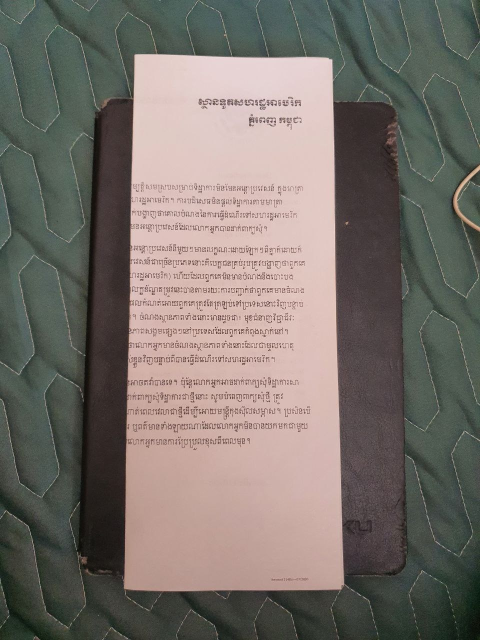
#> input picture Dataset/Rotate/Correct/Image/13.jpg, 960 x 1280 px, given in place of whitebackground.mp4, which was not available (shown at 1/2 size)
$ python main.py   (older library calls are emulated)
#> lines starting #> are read from the running program, lines starting #| are printed output that depends on the picture; after the words box and inside, x2 and y2 are one past the last pixel; in counts of white or black regions, pixels touching at a corner belong together; long printed decimals are rounded; pictures that were not available may be replaced by others from this repository, and a replacement may not be noted
### Program/Video Testing/functionfile.py
import cv2
import numpy as np
import tkinter as tk
from imutils.perspective import four_point_transform
from imutils import rotate_bound
import pytesseract


pytesseract.pytesseract.tesseract_cmd = 'C:\\Program Files\\Tesseract-OCR\\tesseract.exe'

root = tk.Tk()

Width = root.winfo_screenwidth() - 150
Height = root.winfo_screenheight() - 150

Path = "output2/"


def blurring_process(image):
    # Convert the image to grayscale
    gray_image = cv2.cvtColor(image, cv2.COLOR_BGR2GRAY)

    # Apply Gaussian blur to reduce noise
    blurred_image = cv2.GaussianBlur(gray_image, (7, 7), 0)
    blurred_image = cv2.GaussianBlur(blurred_image, (5, 5), 0)

    return blurred_image


def binarization(image):
    # Perform thresholding
    _, thresholded = cv2.threshold(
        image, 100, 200, cv2.THRESH_BINARY + cv2.THRESH_OTSU)

    # Perform morphological closing to fill gaps
    kernel = cv2.getStructuringElement(cv2.MORPH_ELLIPSE, (5, 5))
    closed = cv2.morphologyEx(
        thresholded, cv2.MORPH_CLOSE, kernel, iterations=20)
    opened = cv2.morphologyEx(closed, cv2.MORPH_OPEN, kernel, iterations=10)

    return opened


# [13 lines left out: function process_white, not called in this run]


def edgeDetection(image):
    canny = cv2.Canny(image, 100, 200)
    kernel = cv2.getStructuringElement(cv2.MORPH_ELLIPSE, (5, 5))

    imgDial = cv2.dilate(canny, kernel, iterations=5)  # APPLY DILATION
    imgThreshold = cv2.erode(imgDial, kernel, iterations=1)  # APPLY EROSION

    return imgThreshold


def find_document_contour(image):
    document_contour = np.array(
        [[0.05 * Width, 0.05 * Height], [Width, 0], [0, Height], [Width, Height]])

    contours, _ = cv2.findContours(
        image, cv2.RETR_EXTERNAL, cv2.CHAIN_APPROX_SIMPLE)
    contours = sorted(contours, key=cv2.contourArea, reverse=True)
    if len(contours) > 250:
        return None, None

    else:
        max_area = 0

        for contour in contours:
            area = cv2.contourArea(contour)

            if area > 1000:
                peri = cv2.arcLength(contour, True)
                approx = cv2.approxPolyDP(contour, 0.015 * peri, True)

                if area > max_area and len(approx) == 4:
                    document_contour = approx
                    max_area = area

        return document_contour, max_area


def displayImage(name, img):
    img_height, img_width = img.shape[:2]

    scalex = Width / img_width
    scaley = Height / img_height
    scale = min(scalex, scaley)

    cv2.imshow(name, cv2.resize(img, None, fx=scale, fy=scale))


def saveFile(path, detected, crop):
    cv2.imwrite(f'{path}/detected.png', detected)
    cv2.imwrite(f'{path}/scanned.png', crop)


# [11 lines left out: function ocr, not called in this run]


def warping(image, document_contour, copy, binarize):
    # Perform perspective correction
    warped = four_point_transform(image, document_contour.reshape(4, 2))

    # Draw bounding rectangle on the original image
    x, y, w, h = cv2.boundingRect(document_contour.astype(np.int64))
    cv2.rectangle(copy, (x, y), (x+w, y+h), (0, 255, 0), 3)
    # result(image, binarize, copy, warped)
    return warped, copy


# [8 lines left out: function result, not called in this run]


def run(original):
    status = False
    copy = original.copy()

    # Preprocess the image
    print("First Step: \n")
    blur = blurring_process(original)

    # Uncomment this part to apply perspective correction
    canny1 = edgeDetection(blur)
    # displayImage("Canny1", canny1)

    binarize1 = binarization(canny1)

    document_contour1, area1 = find_document_contour(binarize1)

    print("Second Step: \n")
    binarize2 = binarization(blur)
    canny2 = edgeDetection(binarize2)
    document_contour2, area2 = find_document_contour(canny2)
    # Check area
    if document_contour1 is not None:

        if document_contour2 is not None:
            if area1 > 200000 or area2 > 200000:
                status = True

            if area2 > area1:
                document_contour = document_contour2
                binarize = binarize2

                warp, copy = warping(
                    original, document_contour, copy, binarize)
                return warp, copy, status

            elif area1 > area2:
                document_contour = document_contour1
                binarize = binarize1

                warp, copy = warping(
                    original, document_contour, copy, binarize)
                return warp, copy, status

            else:
                print('\nGoing to B-Channel\n')
                b_channel = process_white(original)
                b_blur = blurring_process(b_channel)
                b_binarization = binarization(b_blur)
                b_canny = edgeDetection(b_binarization)
                document_contour, area = find_document_contour(b_canny)
                if document_contour is not None:
                    if area > 200000:
                        status = True
                    warp, copy = warping(
                        original, document_contour, copy, b_binarization)

                    return warp, copy, status
                else:
                    print("Can't find any document in the image")
                    status = False

### Program/Video Testing/main.py
from functionfile import cv2, run, displayImage, saveFile, ocr

# Use for video files
path = "Program/Video Testing/Video"
video_path = f"{path}/whitebackground.mp4"
cap = cv2.VideoCapture(video_path)

# Use for IP Webcam
# cap = cv2.VideoCapture(0)
# address = "http://1.8.0.0:8080/video"
# cap.open(address)

cap.set(cv2.CAP_PROP_FRAME_WIDTH, 1920)
cap.set(cv2.CAP_PROP_FRAME_HEIGHT, 1080)


while True:
    _, frame = cap.read()
#> frame is the input picture: shape (1280, 960, 3); mean B, G, R 107.1, 113.2, 120.2

    # Check if the frame is clear or not and return the score (>90 is good based on our observation)
    laplacian_var = cv2.Laplacian(frame, cv2.CV_64F).var()
#> laplacian_var = 1585.7
    print(laplacian_var)
#| 1585.708

    # Automatic Scanning condition
    displayImage("Video: ", frame)
    if laplacian_var > 150:
        frame_copy = frame.copy()
        cropped, detected, status = run(frame)
#> in blurring_process, `gray_image = cv2.cvtColor(image, cv2.COLOR_BGR2GRAY)`:
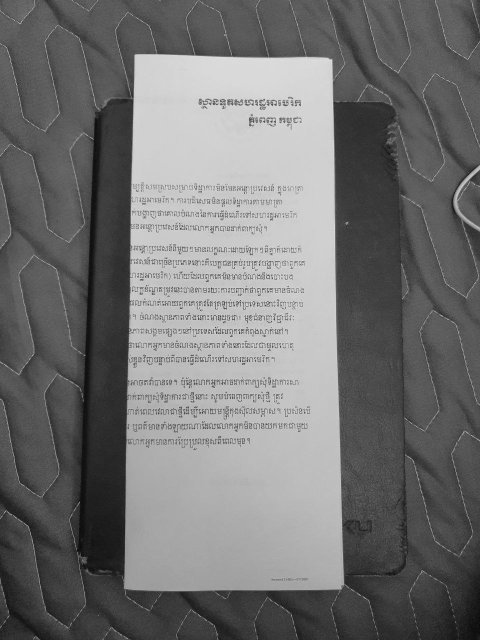
#> gray_image: shape (1280, 960) (shown at 1/2 size); min 1, max 242, mean 114.6
#> in edgeDetection, `canny = cv2.Canny(image, 100, 200)`:
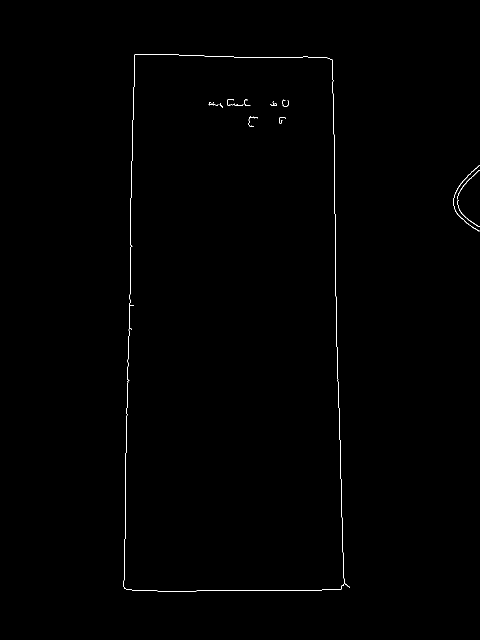
#> canny: shape (1280, 960) (shown at 1/2 size); 0.3% white in thin lines or dots, all inside (x1, y1, x2, y2) = (247, 108, 960, 1183)
#> in binarization, `opened = cv2.morphologyEx(closed, cv2.MORPH_OPEN, kernel, iterations=10)`:
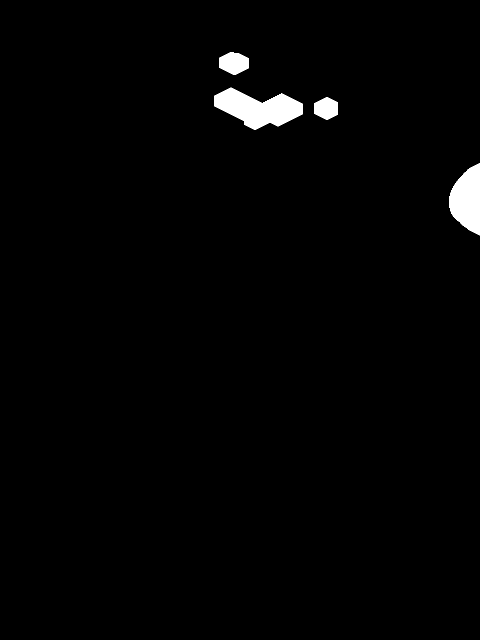
#> opened: shape (1280, 960) (shown at 1/2 size); values 0 (black) and 200 (white), 1.5% white; 4 white regions
#> in find_document_contour, `contours, _ = cv2.findContours( image, cv2.RETR_EXTERNAL, cv2.CHAIN_AP..`: contours = 4 contours; box (x1, y1, x2, y2) and area: (429, 175, 605, 260) 8350, (899, 326, 960, 471) 6051, (439, 105, 497, 150) 1891, (629, 194, 675, 240) 1515
#> the loop in find_document_contour, `for contour in contours:` made 4 passes
#> (area, peri) on passes 1 to 4: (8350.5, 470.7), (6051, 354.1), (1891, 173.9), (1515, 154.2)
#> after the loop in find_document_contour, `for contour in contours:`: document_contour = [[88.5, 46.5], [1770, 0], [0, 930], [1770, 930]]; max_area = 0
#> in run, `document_contour1, area1 = find_document_contour(binarize1)`: document_contour1 = [[88.5, 46.5], [1770, 0], [0, 930], [1770, 930]]; area1 = 0
#> in binarization (call 2), `closed = cv2.morphologyEx( thresholded, cv2.MORPH_CLOSE, kernel, itera..`:
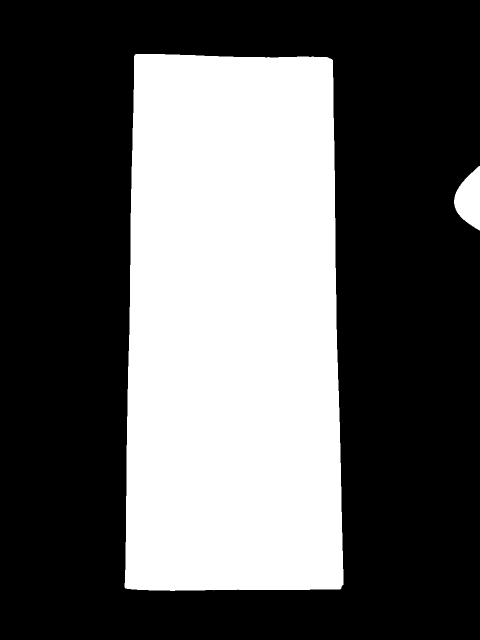
#> closed: shape (1280, 960) (shown at 1/2 size); values 0 (black) and 200 (white), 36.6% white; 2 white regions, box (x1, y1, x2, y2) and area: (249, 108, 687, 1182) 444994, (908, 332, 960, 461) 4445
#> in edgeDetection (call 2), `imgThreshold = cv2.erode(imgDial, kernel, iterations=1)`:
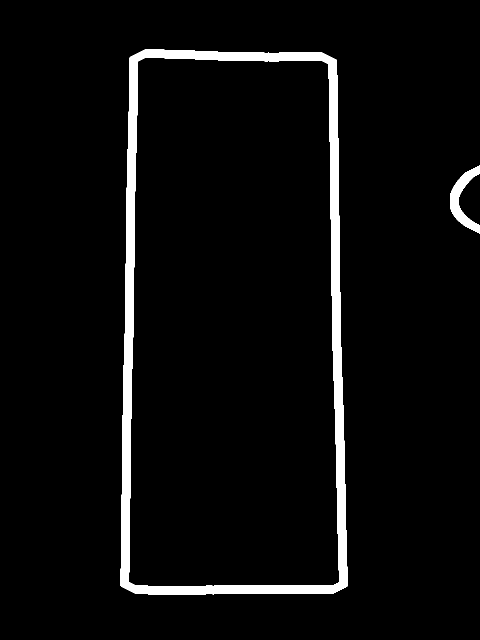
#> imgThreshold: shape (1280, 960) (shown at 1/2 size); 4.3% white; 2 white regions
#> in find_document_contour (call 2), `contours, _ = cv2.findContours( image, cv2.RETR_EXTERNAL, cv2.CHAIN_AP..`: contours = 2 contours; box (x1, y1, x2, y2) and area: (241, 99, 695, 1190) 468396, (901, 331, 960, 467) 2747
#> the loop in find_document_contour (call 2), `for contour in contours:` made 2 passes
#> (area, peri, document_contour, max_area) on pass 1: (468395.5, 3025.1, [[289, 99], [241, 1171], [667, 1186], [673, 120]], 468395.5)
#> in run, `document_contour2, area2 = find_document_contour(canny2)`: document_contour2 = [[289, 99], [241, 1171], [667, 1186], [673, 120]]; area2 = 468395.5
#> in run, `document_contour = document_contour2`: document_contour = [[289, 99], [241, 1171], [667, 1186], [673, 120]]
#> in warping, `warped = four_point_transform(image, document_contour.reshape(4, 2))`:
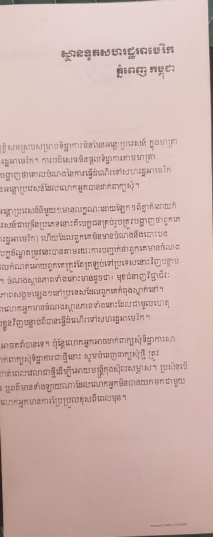
#> warped: shape (1073, 426, 3) (shown at 1/2 size); mean B, G, R 173.3, 179.2, 206.7
#> in warping, `x, y, w, h = cv2.boundingRect(document_contour.astype(np.int64))`: x = 241; y = 99; w = 433; h = 1088
#> status = True

        displayImage("Detected: ", detected)
#> call 2 of displayImage, with name = 'Detected: '
#> in displayImage (call 2), `cv2.imshow(name, cv2.resize(img, None, fx=scale, fy=scale))`:
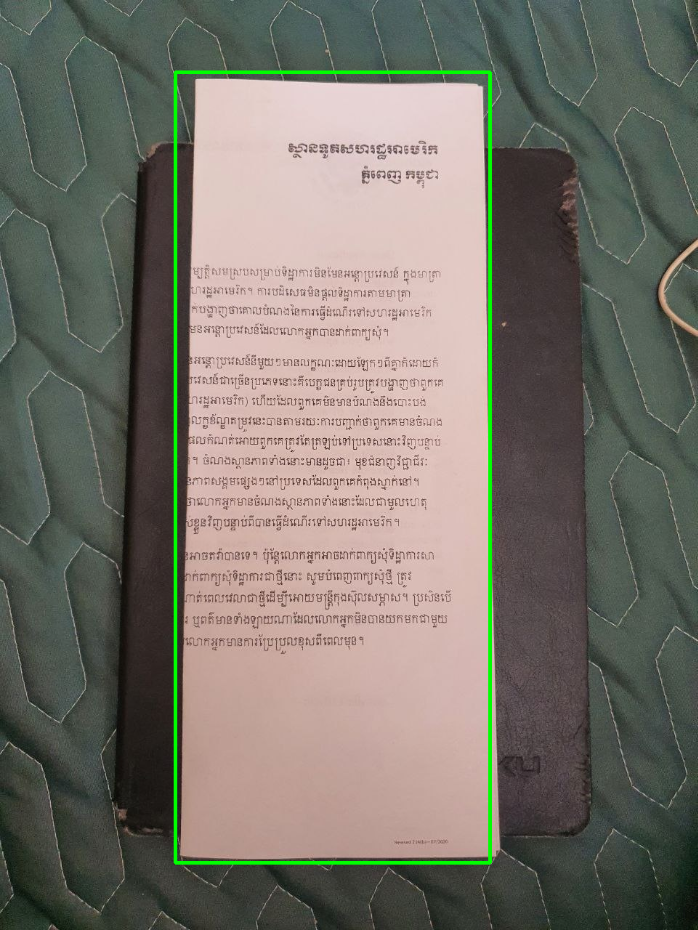
#> window 'Detected: ': shape (930, 698, 3); mean B, G, R 106, 115.2, 118.9
        displayImage("Cropped: ", cropped)
        if status == True and laplacian_var > 170:
            filename = f"{path}/../output/detect.png"

            displayImage("Detected", detected)

            # Save contour box image
            cv2.imwrite(filename, detected)
            filename = f"{path}/../output/scanned.png"

            # Save cropped image
            cv2.imwrite(filename, cropped)
            break

    pressed_key = cv2.waitKey(1) & 0xFF
    if pressed_key == 27:
        break

cap.release()
cv2.destroyAllWindows()
